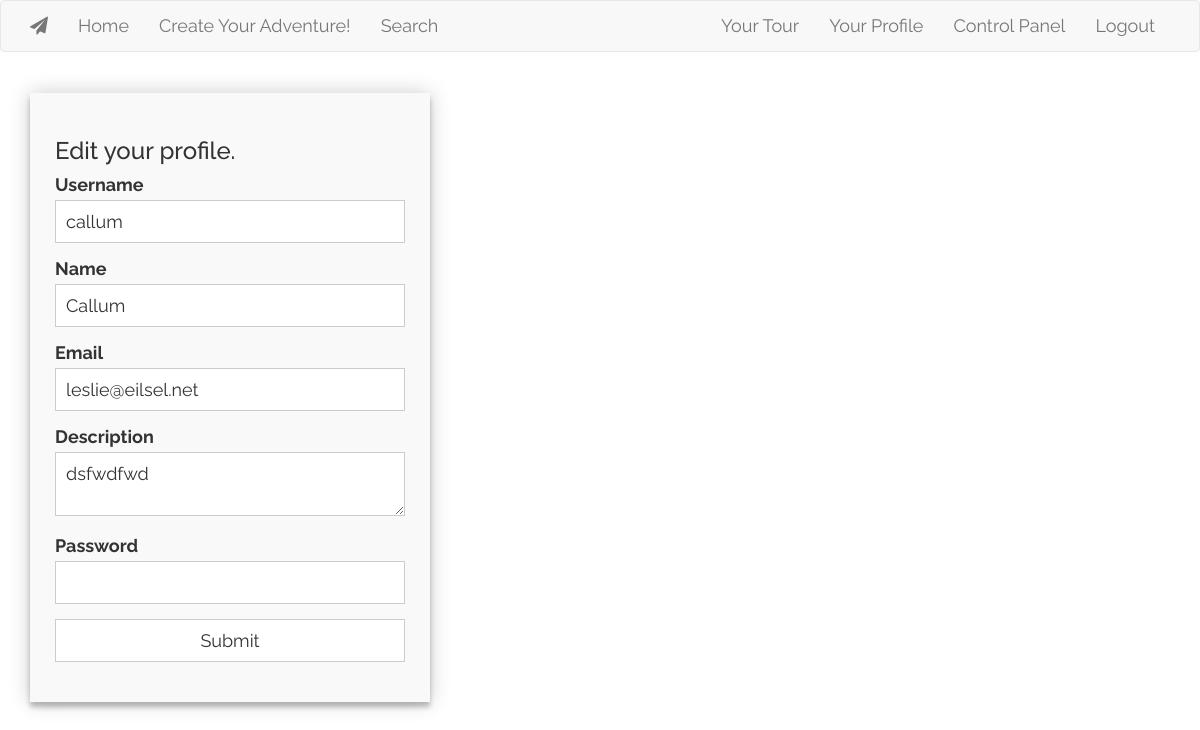
/editprofile/1 (signed in), run on the app's committed database.
### app/models.py (models this page shows, shortened)
class User(UserMixin, database.Model):
    id = database.Column(database.Integer, primary_key=True)
    username = database.Column(database.String(32), index=True, unique=True)
    name = database.Column((database.String(64)))
    email = database.Column(database.String(50), index=True, unique=True)
    password = database.Column(database.String(128))
    access = database.Column(database.String(10), default = '')
    description = database.Column(database.String(128))
    f_status = database.Column(database.Boolean, default = False)
    ratings = database.Column(database.Float)
    @classmethod
    def get_user(cls, user_id):
        return cls.query.get(user_id)

### app/routes.py (the view)
@app.route('/editprofile/<int:id>', methods = ['GET', 'POST'])
def editprofile(id):
    if not current_user.is_authenticated:
        flash('You need to login first!', 'warning')
        return redirect(url_for('login'))
    if current_user.id == id:
        user = User.get_user(id)
        form = EditProfile(curr_username = current_user.username, curr_email = current_user.email)
        if form.validate_on_submit():
            user.email = form.email.data
            user.username = form.username.data
            user.name = form.name.data
            user.description = form.description.data
            user.password = form.password.data
            database.session.commit()
            flash('Edited successfully.', 'success')
        elif request.method == 'GET':
            form.email.data = user.email
            form.username.data = user.username
            form.name.data = user.name
            form.description.data = user.description
    else:
        flash('Unauthorised', 'danger')
        return redirect(url_for('index'))
    return render_template('editprofile.html', id = current_user.id, user = user, form = form)

### app/forms.py (shortened to what this page needs)
class EditProfile(FlaskForm):
    username = StringField('Username', validators=[DataRequired()])
    name = StringField('Name', validators=[DataRequired()])
    email = StringField('Email', validators=[DataRequired(), Email()])
    description = TextAreaField('Description')
    password = PasswordField('Password', validators = [DataRequired()])
    submit = SubmitField('Submit')
    def __init__(self, curr_username, curr_email, *args, **kwargs):
        super(EditProfile, self).__init__(*args, **kwargs)
        self.curr_username = curr_username
        self.curr_email = curr_email

### app/models.py (called while the page is built)
@login.user_loader
def load_user(id):
    return User.query.get(int(id))

### app/templates/editprofile.html (shortened to what this page needs)
{% extends "base.html" %}
{% block app_content %}
<br>
    <form class = "formcontainer" action="" method="post">
        <h3 class = "form_class">Edit your profile.</h3>
        <fieldset>
            {{ form.username.label }}<br>
            {{ form.username(class_ = "simpleform")}}<br>
        </fieldset>
        <fieldset>
            {{ form.name.label }}<br>
            {{ form.name(class_ = "simpleform")}}<br>
        </fieldset>
        <fieldset>
            {{ form.email.label }}<br>
            {{ form.email(class_ = "simpleform")}}<br>
        </fieldset>
        <fieldset>
            {{ form.description.label }}<br>
            {{ form.description(class_ = "simpleform")}}<br>
        </fieldset>
        <fieldset>
            {{ form.password.label }}<br>
            {{ form.password(class_ = "simpleform")}}<br>
        </fieldset>
        <fieldset>{{ form.submit(class_ = "simpleform submit") }}</fieldset>
    </form>
{% endblock %}

### app/static/main.css (style rules this page uses)
body { font: 18px Raleway, sans-serif !important; }
form { background: #F9F9F9; padding: 25px; margin: 150px 0; box-shadow: 0 0 20px 0 rgba(0, 0, 0, 0.2), 0 5px 5px 0 rgba(0, 0, 0, 0.24); }
.formcontainer { max-width: 400px; width: 100%; margin: 0 auto; display: inline-block; position: relative; }
fieldset { border: medium none !important; margin: 0 0 10px; min-width: 100%; padding: 0; width: 100%; }
.submit { -webkit-transition-duration: 0.4s; transition-duration: 0.4s; }
.simpleform { width: 100%; border: 1px solid #ccc; background: #FFF; margin: 0 0 5px; padding: 10px; }

### data on the page
User: username "callum", name "Callum", email "leslie@eilsel.net", description "dsfwdfwd"
